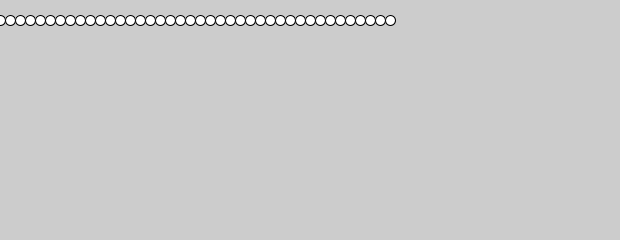
Frame 1 (no input)
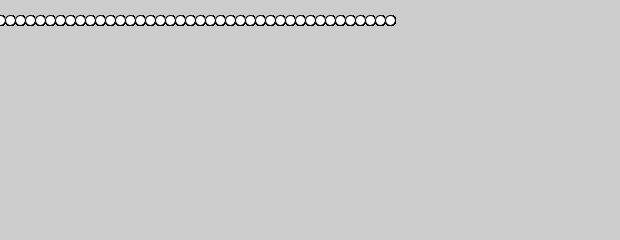
Frame 60 (the mouse pressed at the canvas centre just before this capture)
Frame 120 (the mouse held since frame 60 and released just before this capture): identical to frame 60, image omitted

The Processing sketch that drew these frames (run headless with seeded random() and noise(); from frame 60 on, the mouse is pressed at the canvas centre):

// Processing sketch: w_02_0_custom_array
// ── w_02_0_custom_array.pde
Module mods[] = new Module[40];

void setup() {
  size(620, 240);
  
  for(int i = 0; i<40; i++) {
    mods[i] = new Module(i * 10, 20);
  }
}


void draw() {
  for(int i = 0; i<40; i++) {
    mods[i].draw();
  }
}

class Module {
  float x, y;
  Module(float x_, float y_) {
    x = x_;
    y = y_;
  }
  void draw() {
    stroke(0);
    ellipse(x, y, 10, 10);
  }
}
